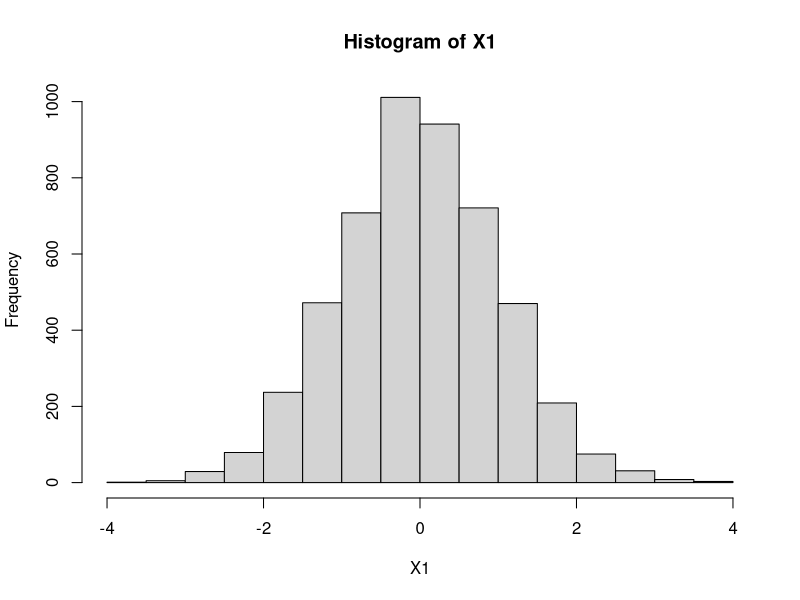
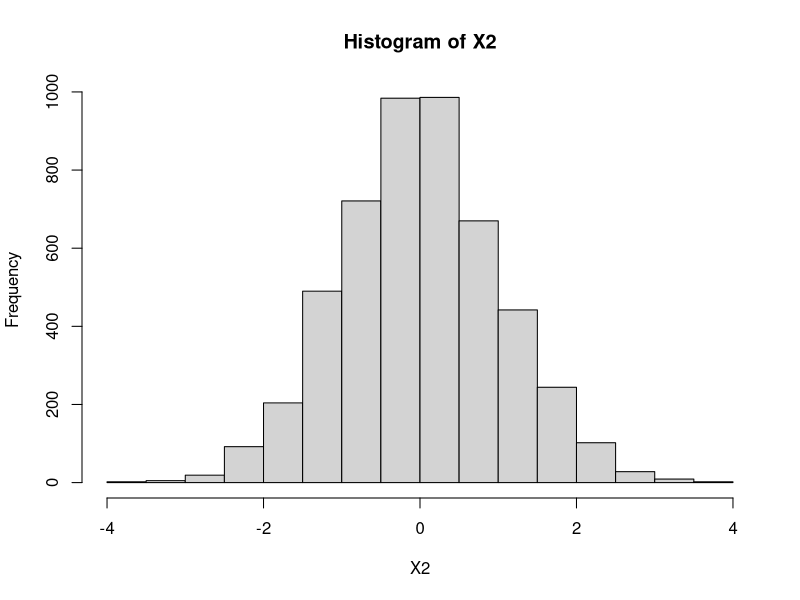
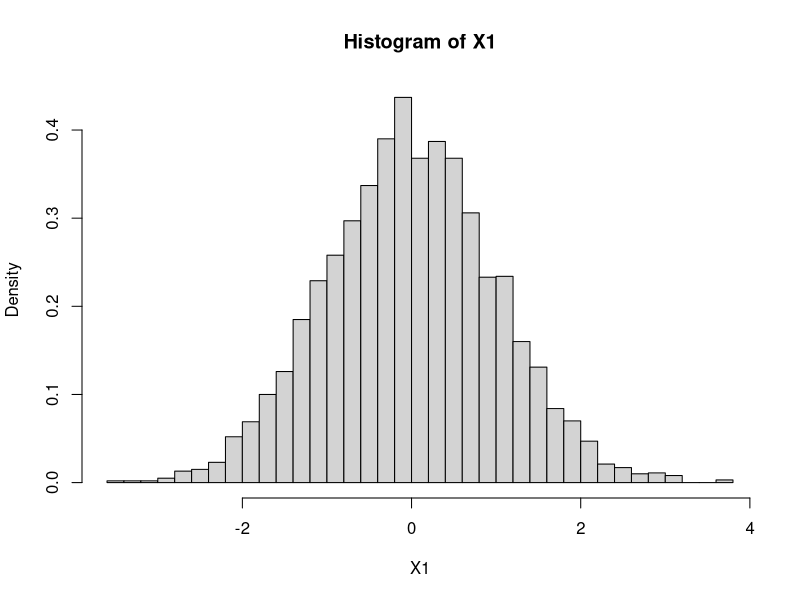

Write the R code that produced these figures, in order. (Note: this script raises an error after producing the figures.)
# 1. Initilize the parameters
S0 <- 100
mu <- 0.1
sigma <- 0.25
T <- 5
N <- 5000

# 2. Box-Muller transform
set.seed(1)
U1 <- runif(N) # vector of N uniform random numbers
U2 <- runif(N) # vector of N uniform random numbers
X1 <- sqrt(-2 * log(U1)) * cos(2 * pi * U2)
X2 <- sqrt(-2 * log(U1)) * sin(2 * pi * U2)

# 3. Histogram
hist(X1)
hist(X2)

# 4. Compare emirical density with normal density
hist(X1, 10/0.25, probability = TRUE) #Normalizing histogram
lines(x1, dnorm(x1)) #implements normal density function

#Find sample mean and var
mean(X1); var(X1)

# 6. Simulate the future stock prices
ST <- S0 * exp((mu - sigma^2/2) * T + sigma * sqrt(T) * X1) 
#Since X1 is a vector ST becomes the reult of the function on the vector
ST[1:10] #Peek

# 7. Compute sample mean and standard deviation
mean(ST)
sd(ST)

# 8. compare the stats with theoretical/true values
mST <- S0 * exp(mu * T); mST #Expected S at time T
vST <- S0^2 * exp(2 * mu * T) * (exp(sigma^2 * T) - 1) #Var
sdST <- sqrt(vST); sdST #sd

# 9. compare empirical density function of St
summary(ST)
hist(ST) #Lognormal behavior
hist(ST, 100, probability = TRUE)
s1 <- seq(0, 800, 8) #caps observations at 0-800
points(s1, dnorm(s1, mST, sdST)) #will be wrong comparison

hist(ST, 100, probability = TRUE) #Refresh chart
#Calculates lognormal density function
s <- sqrt(log(vST/mST^2 + 1))
m <- log(mST) - s^2/2
points(s1, exp(-(log(s1) - m)^2/2/s^2) / s / sqrt(2 * pi) / s1) #Better fit

# 11. compute continuously compounded returns and compare
hist(log(ST) - log(S0), probability = TRUE)
mRT <- (mu-sigma^2 / 2) * T
vRT <- sigma^2 * T
points(x1, dnorm(x1, mRT, sqrt(vRT)))


# If we where to resample and edit values of sigma and mu this would happen:
# Increasing mu shifts distribution to the right, without
# changing its shape. Increasing sigma makes the tails fatter and the center values
# lower, without shifting the point of symmetry (its mean). For all values of sigma >
# 0, there are possible observations of values at the far ends of the interval for
# ’frequency’, corresponding to the normal distribution having the whole real line as
# support.

#Stock movement
plot(ST[1:365], type="l", xlab="day") 

